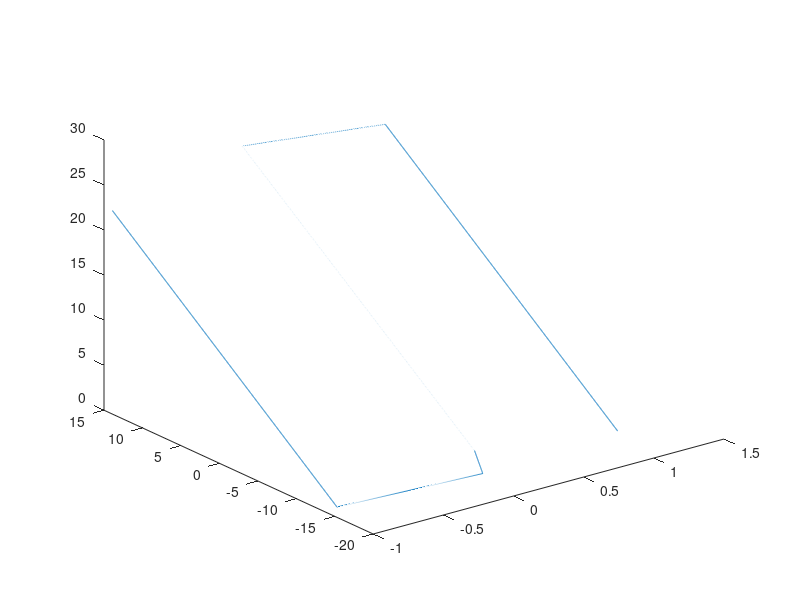

MATLAB code for this plot: (Note: this script raises an error after producing the figure.)
turbine_x=dlmread('Data/Point_to_View_Trajectory/mp_d1cm_interp_x.txt');
turbine_y=dlmread('Data/Point_to_View_Trajectory/mp_d1cm_interp_y.txt');
turbine_z=dlmread('Data/Point_to_View_Trajectory/mp_d1cm_interp_z.txt');


turbine_nx=dlmread('Data/normals/nx_inter.txt');
turbine_ny=dlmread('Data/normals/ny_inter.txt');
turbine_nz=dlmread('Data/normals/nz_inter.txt');



turbine_y=turbine_y+18;
turbine_x=turbine_x+80;
turbine_z=turbine_z-74;

length(turbine_z)
point=28700;

plot3(turbine_x(point:end),turbine_y(point:end),turbine_z(point:end))




scaling_xy=4;
scaling_z=10;

blade_x=turbine_y(point:end)/scaling_xy;
blade_y=turbine_x(point:end)/scaling_xy;
blade_z=turbine_z(point:end)/scaling_z;


blade_nx=turbine_ny(point:end);
blade_ny=turbine_nx(point:end);
blade_nz=turbine_nz(point:end);



writematrix(blade_x, "blade_x_t.txt");
writematrix(blade_y, "blade_y_t.txt");
writematrix(blade_z, "blade_z_t.txt");


writematrix(blade_nx, "blade_nx_t.txt");
writematrix(blade_ny, "blade_ny_t.txt");
writematrix(blade_nz, "blade_nz_t.txt");



max_x=max(abs(blade_x));
max_y=max(abs(blade_y));
max_z=max(abs(blade_z));


